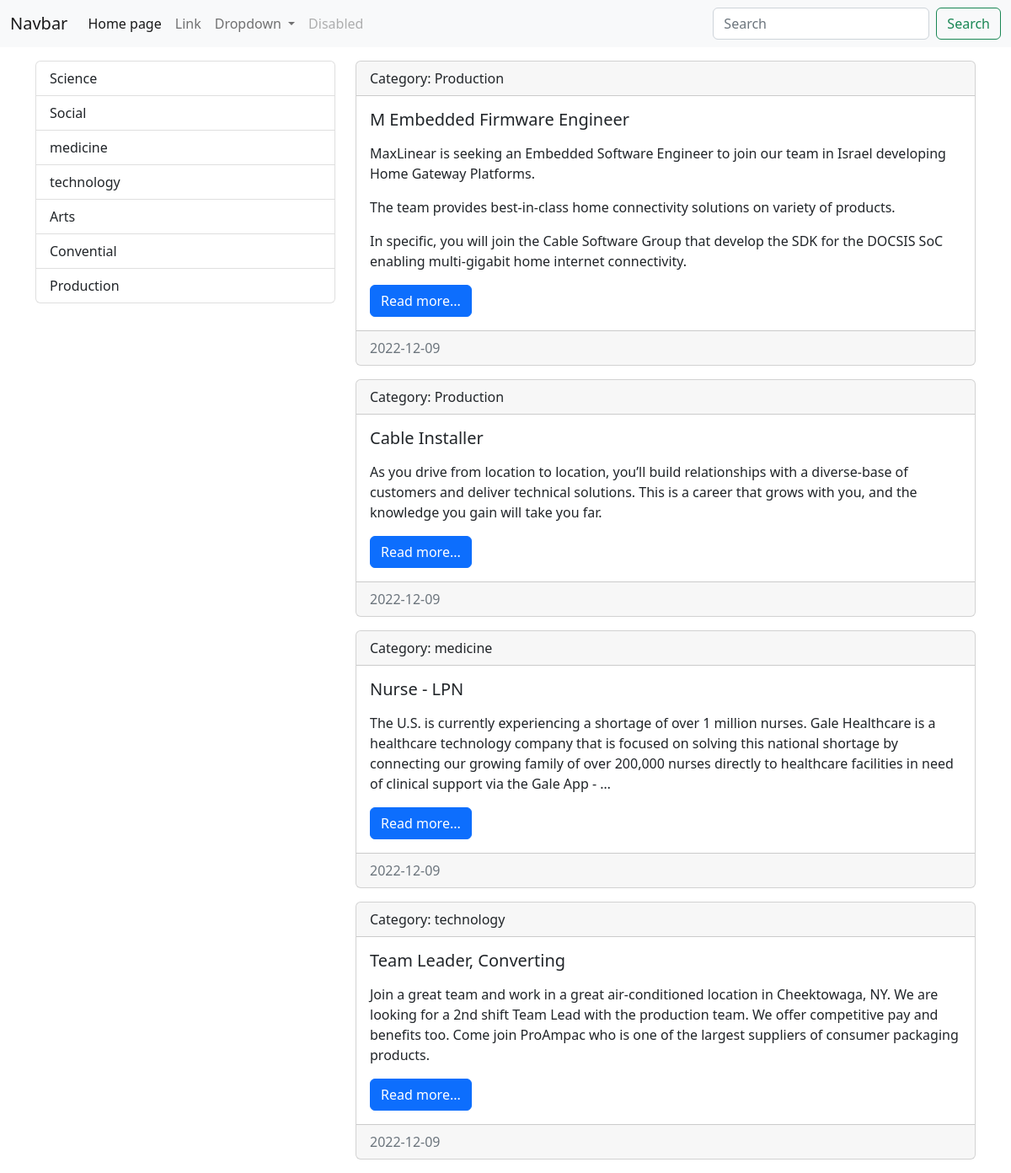
The page / on the database its author committed.
### jobpost/models.py (models this page shows, shortened)
class Category(models.Model):
    title = models.CharField(max_length = 150, db_index = True)

class JobPost(models.Model):
    jobtitle = models.CharField("Job Title", max_length =150)
    jobdescription = models.TextField ("Job Description", blank = True)
    created_at = models.DateTimeField(auto_now_add=True)
    updated = models.DateTimeField(auto_now=True)
    company = models.ForeignKey('Company', on_delete = models.PROTECT,null=True , verbose_name = "published by company")
    companyprofile = models.TextField(blank=True)
    is_published  = models.BooleanField(default=True)
    category = models.ForeignKey('category', on_delete = models.PROTECT,null=True)
    user = models.ForeignKey(User, verbose_name='company user', on_delete=models.CASCADE)

### jobpost/views.py (the view)
# urls.py: path('', job_list, name='job-list'),
def job_list(request):
    jobposts = JobPost.objects.order_by('-created_at')
    categories = Category.objects.all()
    context = {
        'jobposts':jobposts,
        'title':'Job List',
        'categories':categories,
    }
    return render(request,template_name = 'jobpost/index.html',context=context)

### jobpost/templates/jobpost/index.html (shortened to what this page needs)
<!doctype html>
<html lang="en">
  <head>
    <link href="https://cdn.jsdelivr.net/npm/bootstrap@5.2.2/dist/css/bootstrap.min.css" rel="stylesheet">
  </head>
  <body>
    <nav class="navbar navbar-expand-lg bg-light">
        <div class="container-fluid">
          <a class="navbar-brand" href="{% url 'job-list'  %}">Navbar</a>
          <div class="collapse navbar-collapse" id="navbarSupportedContent">
            <ul class="navbar-nav me-auto mb-2 mb-lg-0">
              <li class="nav-item">
                <a class="nav-link active" aria-current="page" href="/">Home page</a>
              </li>
              <li class="nav-item">
                <a class="nav-link" href="#">Link</a>
              </li>
              <li class="nav-item dropdown">
                <a class="nav-link dropdown-toggle" href="#" role="button" data-bs-toggle="dropdown" aria-expanded="false">
                  Dropdown
                </a>
              </li>
              <li class="nav-item">
                <a class="nav-link disabled">Disabled</a>
              </li>
            </ul>
            <form class="d-flex" role="search">
              <input class="form-control me-2" type="search" placeholder="Search" aria-label="Search">
              <button class="btn btn-outline-success" type="submit">Search</button>
            </form>
          </div>
        </div>
      </nav>
      <div class = 'container mt-3'>
        <div class = "row">
            <div class = 'col-md-4'>
                <div class="list-group">
                {%  for item in categories  %}
                    <a href="{% url 'job-category' item.pk  %}" class="list-group-item list-group-item-action" aria-current="true">
                      {{item.title}}
                    </a>
                {%  endfor  %}
                </div>
            </div>
            <div class = "col-md-8">
                {%  for item in jobposts %}
                <div class="card mb-3">
                    <div class="card-header">
                    Category: {{item.category.title}}
                    </div>
                    <div class="card-body">
                    <h5 class="card-title">{{item.jobtitle}}</h5>
                    <p class="card-text">{{item.jobdescription|safe|linebreaks|truncatewords:50}}</p>
                    <a href="#" class="btn btn-primary">Read more...</a>
                    </div>
                    <div class="card-footer text-muted">
                    {{item.created_at|date:"Y-m-d"}}
                    </div>
                </div>
                {% endfor %}
            </div>
        </div>
      </div>
  </body>
</html>

### rows shown on the page
Category: title "Science"
Category: title "Social"
Category: title "medicine"
Category: title "technology"
Category: title "Arts"
Category: title "Convential"
Category: title "Production"
JobPost: category "Production", jobtitle "M Embedded Firmware Engineer", jobdescription "MaxLinear is seeking an Embedded Software Engineer to join our team in Israel developing Home Gateway Platforms. The team provides best-in-class home connectivity solutions on variety of products. In specific, you will join the Cable Software Group that develop the SDK for the DOCSIS SoC enabling multi-gigabit home internet connectivity.", created_at "2022-12-09"
JobPost: category "Production", jobtitle "Cable Installer", jobdescription "As you drive from location to location, you’ll build relationships with a diverse-base of customers and deliver technical solutions. This is a career that grows with you, and the knowledge you gain will take you far.", created_at "2022-12-09"
JobPost: category "medicine", jobtitle "Nurse - LPN", jobdescription "The U.S. is currently experiencing a shortage of over 1 million nurses. Gale Healthcare is a healthcare technology company that is focused on solving this national shortage by connecting our growing family of over 200,000 nurses directly to healthcare facilities in need of clinical support via the Gale App - …", created_at "2022-12-09"
JobPost: category "technology", jobtitle "Team Leader, Converting", jobdescription "Join a great team and work in a great air-conditioned location in Cheektowaga, NY. We are looking for a 2nd shift Team Lead with the production team. We offer competitive pay and benefits too. Come join ProAmpac who is one of the largest suppliers of consumer packaging products.", created_at "2022-12-09"
